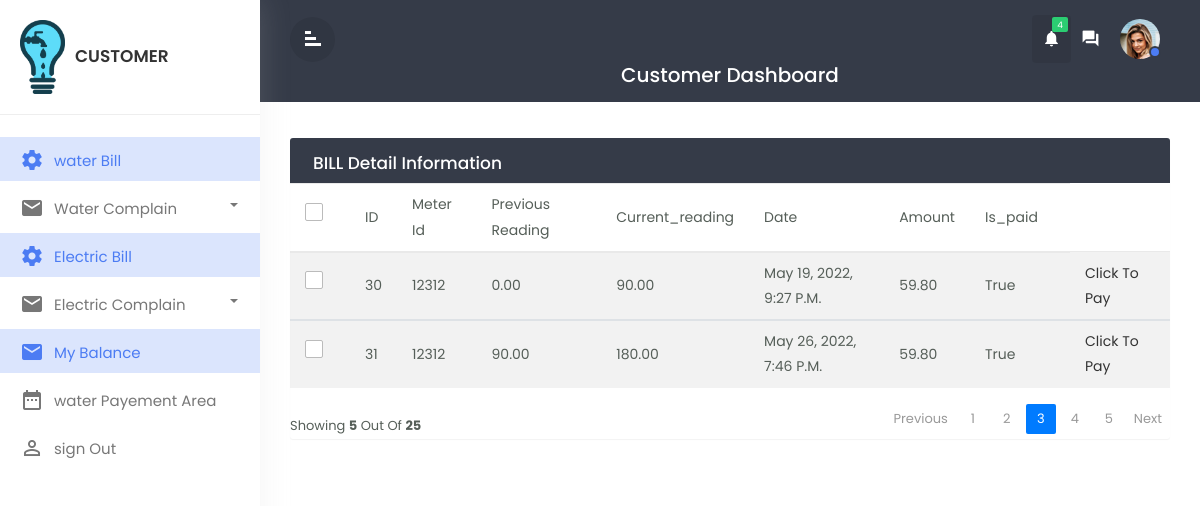
Before: /viewwaterbill (signed in) with the older database file.
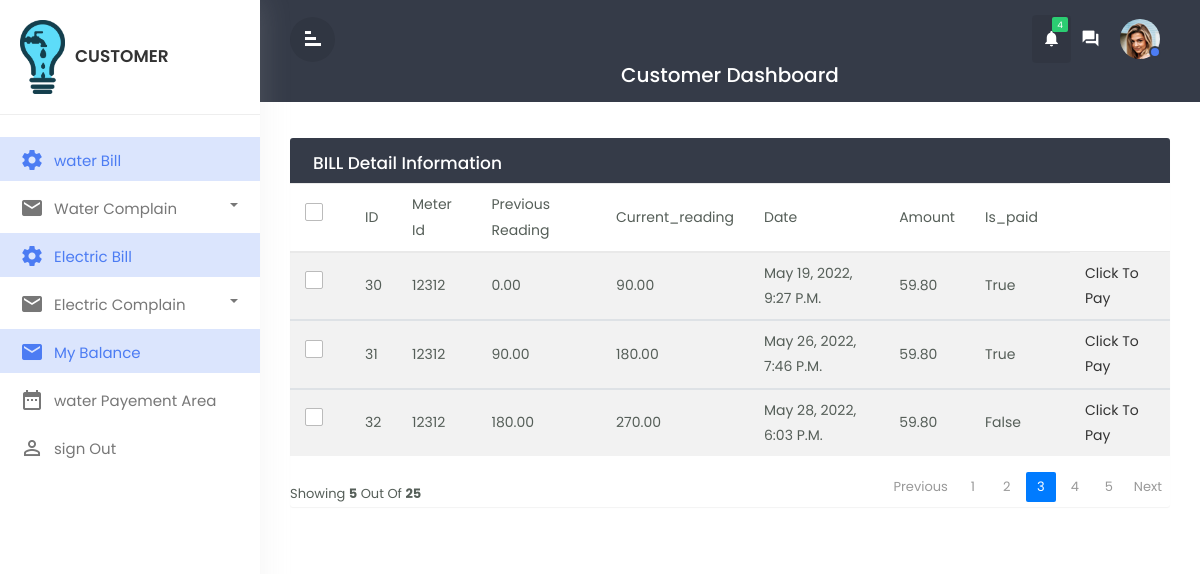
After: the same page with the newer database file.
### water/models.py (models this page shows, shortened)
class WaterBillInfo(models.Model):
    meter_id=models.ForeignKey(on_delete=models.CASCADE, to=WaterCustomer)
    prev_reading = models.DecimalField(max_digits=50,decimal_places=2,default=0)
    current_reading = models.DecimalField(max_digits=50,decimal_places=2)
    date = models.DateTimeField(default=timezone.now)
    is_paid = models.BooleanField(max_length=50,default=False)
    amount = models.DecimalField(max_digits=50,decimal_places=2,null=True)
    class Meta:
        db_table = "waterbillinfo"

### water/views.py (the view)
# urls.py: path('viewwaterbill',views.viewwaterbill,name='viewwaterbill'),
def viewwaterbill(request):
    x=request.user.username
    y=WaterCustomer.objects.get(username=x)
    m=y.meter_id
    billdata=WaterBillInfo.objects.filter(meter_id_id = y)
    context = {
             'billdata': billdata
        }
    return render(request,'customer/viewwaterbill.html',context)

### templates/customer/viewwaterbill.html (shortened to what this page needs)
            {% extends 'customer/customerbase.html' %}
            {% block content %}
            <div id="mymain" class="main-content">
                <div class="row">
                <div class="col-md-12">
                    <div class="table-wrapper">
                    <div class="table-title">
                        <div class="row">
                            <div class="col-sm-6 p-0 flex justify-content-lg-start justify-content-center">
                            <h2 class="ml-lg-2">BILL Detail Information</h2>
                            </div>
                        </div>
                    </div>
                    <table class="table table-striped table-hover">
                        <thead>
                            <tr>
                            <th><span class="custom-checkbox">
                            <label for="selectAll"></label></th>
                            <th>ID</th>
                            <th>Meter Id</th>
                            <th>previous reading</th>
                            <th>Current_reading</th>
                            <th>Date</th>
                            <th>Amount</th>
                            <th>Is_paid</th>
                            </tr>
                        </thead>
                        {% for data in billdata %}
                        <tbody>
                            <tr>
                            <th><span class="custom-checkbox">
                            <label for="checkbox1"></label></th>
                            <th>{{data.id}}</th>
                            <th>{{data.meter_id_id}}</th>
                            <th>{{data.prev_reading}}</th>
                            <th>{{data.current_reading}}</th>
                            <th>{{data.date}}</th>
                            <th>{{data.amount}}</th>
                            <th>{{data.is_paid}}</th>
                            <th>
                                <a href="{% url 'ispaid' data.id %}">click to pay</a>
                            </th>
                            </tr>
                        </tbody>
                        {%endfor%}
                    </table>
                    <div class="clearfix">
                        <div class="hint-text">showing <b>5</b> out of <b>25</b></div>
                        <ul class="pagination">
                        <li class="page-item disabled"><a href="#">Previous</a></li>
                        <li class="page-item "><a href="#"class="page-link">1</a></li>
                        <li class="page-item "><a href="#"class="page-link">2</a></li>
                        <li class="page-item active"><a href="#"class="page-link">3</a></li>
                        <li class="page-item "><a href="#"class="page-link">4</a></li>
                        <li class="page-item "><a href="#"class="page-link">5</a></li>
                        <li class="page-item "><a href="#" class="page-link">Next</a></li>
                        </ul>
                    </div>
                    </div>
                </div>
                </div>
            </div>
            {% endblock content %}

Changed rows visible on the page:
added WaterBillInfo: id "32", meter_id_id "12312", prev_reading "180.00", current_reading "270.00", date "May 28, 2022, 6:03 P.m.", amount "59.80", is_paid "False"
